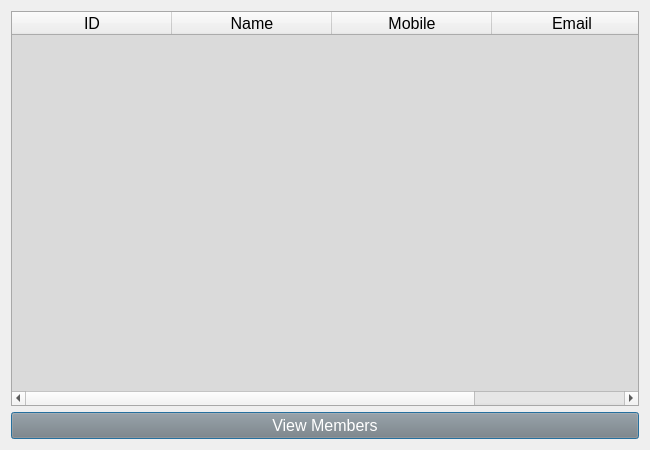
<?xml version="1.0" encoding="UTF-8"?>
<ui version="4.0">
 <class>Dialog</class>
 <widget class="QDialog" name="Dialog">
  <property name="geometry">
   <rect>
    <x>0</x>
    <y>0</y>
    <width>650</width>
    <height>450</height>
   </rect>
  </property>
  <property name="windowTitle">
   <string>View Members</string>
  </property>
  <layout class="QVBoxLayout" name="verticalLayout">
   <item>
    <widget class="QTableWidget" name="tableWidget">
     <property name="font">
      <font>
       <pointsize>12</pointsize>
      </font>
     </property>
     <property name="styleSheet">
      <string notr="true">QTableWidget{

background-color:rgb(218,218,218);

}</string>
     </property>
     <attribute name="horizontalHeaderDefaultSectionSize">
      <number>160</number>
     </attribute>
     <column>
      <property name="text">
       <string>ID</string>
      </property>
     </column>
     <column>
      <property name="text">
       <string>Name</string>
      </property>
     </column>
     <column>
      <property name="text">
       <string>Mobile</string>
      </property>
     </column>
     <column>
      <property name="text">
       <string>Email</string>
      </property>
     </column>
    </widget>
   </item>
   <item>
    <widget class="QPushButton" name="pushButton">
     <property name="font">
      <font>
       <pointsize>12</pointsize>
      </font>
     </property>
     <property name="styleSheet">
      <string notr="true">QPushButton{

background-color:gray;
color:white;

}</string>
     </property>
     <property name="text">
      <string>View Members</string>
     </property>
    </widget>
   </item>
  </layout>
 </widget>
 <resources/>
 <connections/>
</ui>
